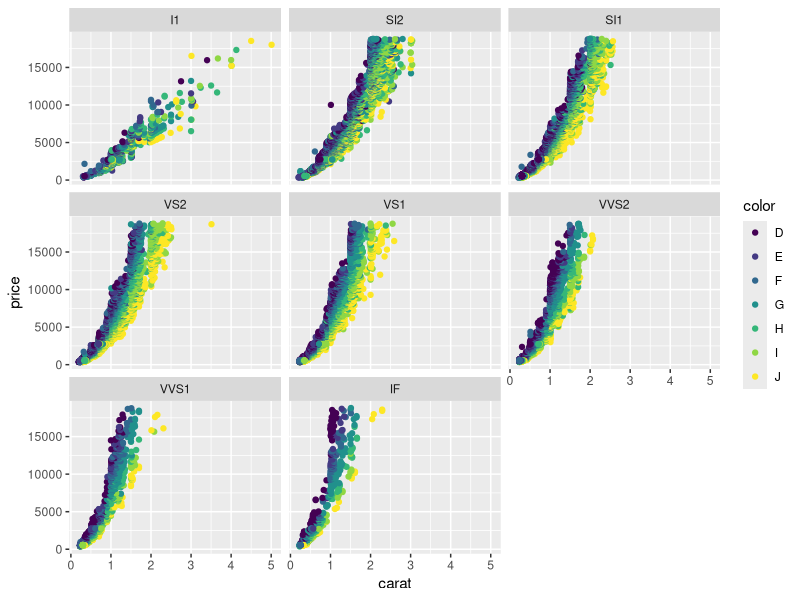
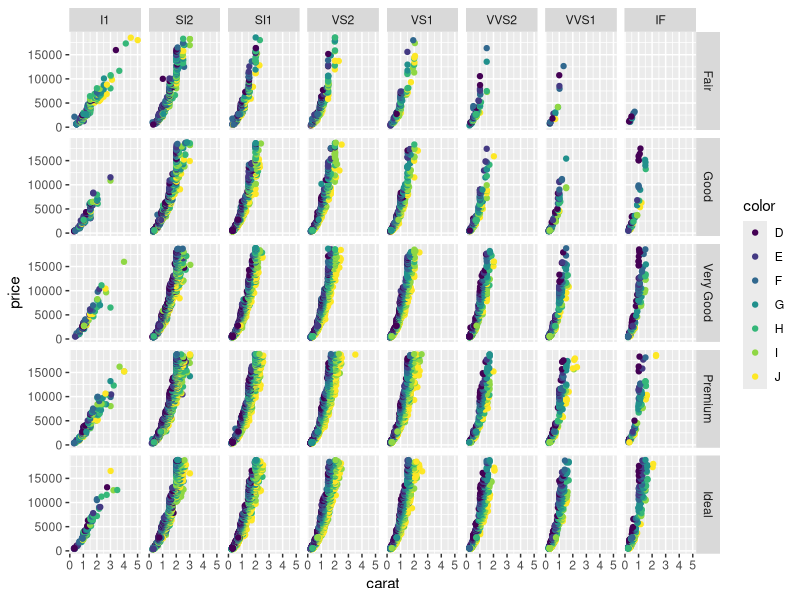
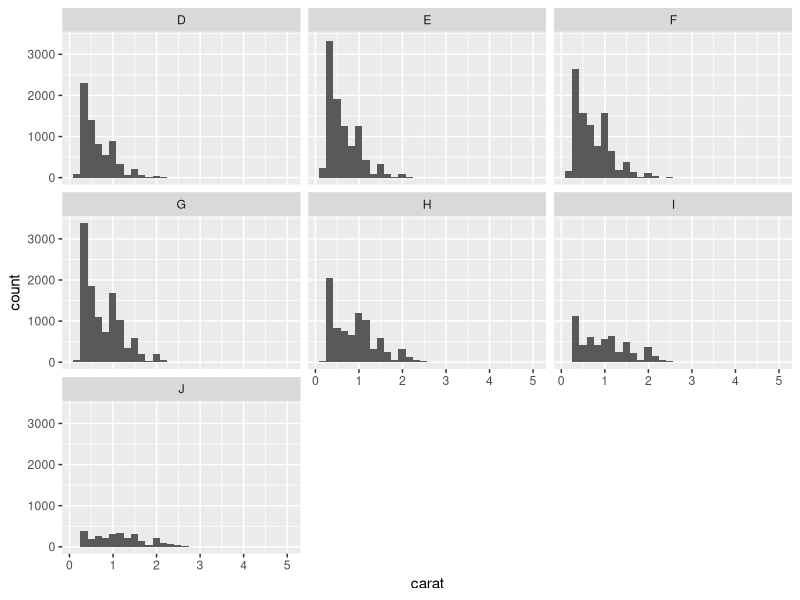

The R source for these figures, in order:
require(ggplot2)

g <- ggplot (diamonds, aes(x=carat,y=price))
g + geom_point(aes(color=color)) + facet_wrap(~clarity)
g + geom_point(aes(color=color)) + facet_grid(cut~clarity)

ggplot(diamonds,aes(x=carat)) + geom_histogram() + facet_wrap(~color)
